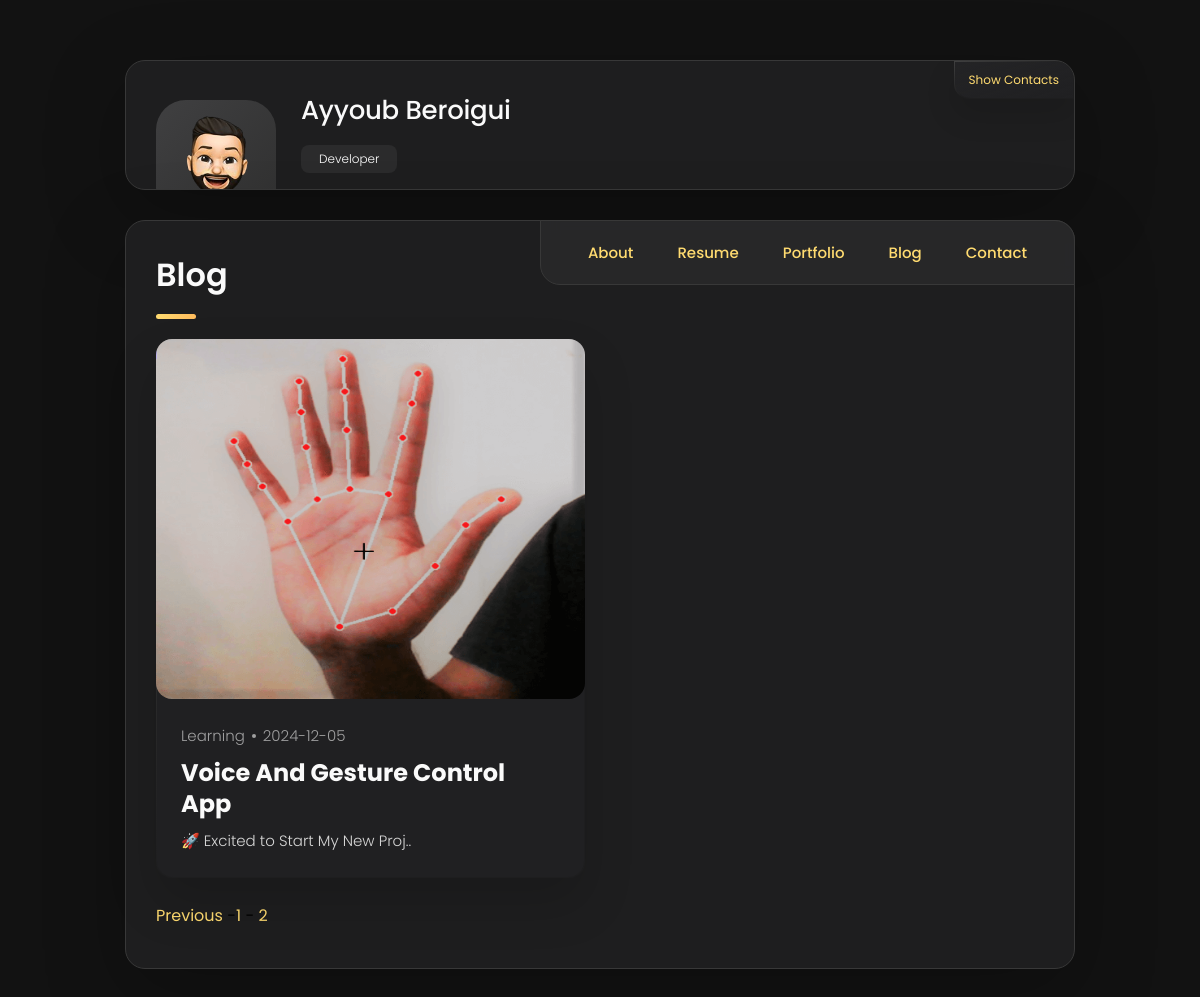
Screenshot of /blogs/2 with the database file from the repository.
### tables this page shows
CREATE TABLE "blogs" (
	"id"	INTEGER,
	"Author"	text NOT NULL,
	"publihed_at"	TIMESTAMP NOT NULL,
	"content"	TEXT NOT NULL CHECK(LENGTH("content") > 100),
	"image"	text,
	"is_pinned"	boolean DEFAULT false,
	"title"	text NOT NULL UNIQUE,
	PRIMARY KEY("id" AUTOINCREMENT)
);

### app.py (the view)
@app.route('/blogs/<int:page>')
def all_blog(page):
    per_page = 4
    offset = (page - 1) * per_page
    conn = sqlite3.connect('mydatabase.db')
    c = conn.cursor()
    c.execute('SELECT * FROM blogs ORDER BY publihed_at DESC LIMIT ? OFFSET ?', (per_page, offset,))
    files = c.fetchall()
    c.execute('SELECT COUNT(*) FROM blogs')
    total = c.fetchone()[0]
    pages = total // per_page + 1
    return render_template('blog.html', files=files, page=page, pages=pages)

### templates/blog.html (shortened to what this page needs)
{%extends 'base.html'%}
{%block content%}
      <article class="about  active" data-page="blog">
        <header>
          <h2 class="h2 article-title">Blog</h2>
        </header>
        <section class="blog-posts">
          <ul class="blog-posts-list">
            {% for blog in files %}
            <li class="blog-post-item">
              <a href="{{ url_for('content', id=blog[6]) }}">
                <figure class="blog-banner-box">
                  <img src="{{ url_for('static', filename= blog[4] ) }}" alt="blog post" loading="lazy">
                </figure>
                <div class="blog-content">
                  <div class="blog-meta">
                    <p class="blog-category">Learning</p>
                    <span class="dot"></span>
                    <time datetime="2022-02-23">{{ blog[2]}}</time>
                  </div>
                  <h3 class="h3 blog-item-title">{{blog[6]|safe}}</h3>
                  <p class="blog-text">
                    {{blog[3][:30] |safe}}..
                  </p>
                </div>
              </a>
            </li>
            {%endfor%}
          </ul>
          <br>
          <div class="pagination">
            <ul>
          {% set i = 0 %}
          {% if page > 1 %}
          <li class="page-item"><a class="page-link" href="{{url_for('all_blog', page=i)}}">Previous</a></li>
          {% endif %}
          {% for i in range(1, pages+1) %}
            {% if i == page %}
              <li class="page-item active"><a class="page-link" href="{{ url_for('all_blog', page= i) }}">{{i}}   </a></li>
            {% else %}
              <li class="page-item">     -<a class="page-link" href="{{ url_for('all_blog', page= i) }}">{{i}} </a> -</li>
            {% endif %}
          {% endfor %}
        </ul>
        </div>
        </section>
      </article>
      {%endblock%}

### rows the page displays
blogs: image (picture), publihed_at "2024-12-05", title "Voice And Gesture Control App", content "🚀 Excited to Start My New Proj"

### other values shown
{{ i }} "1"
{{ i }} "2"
